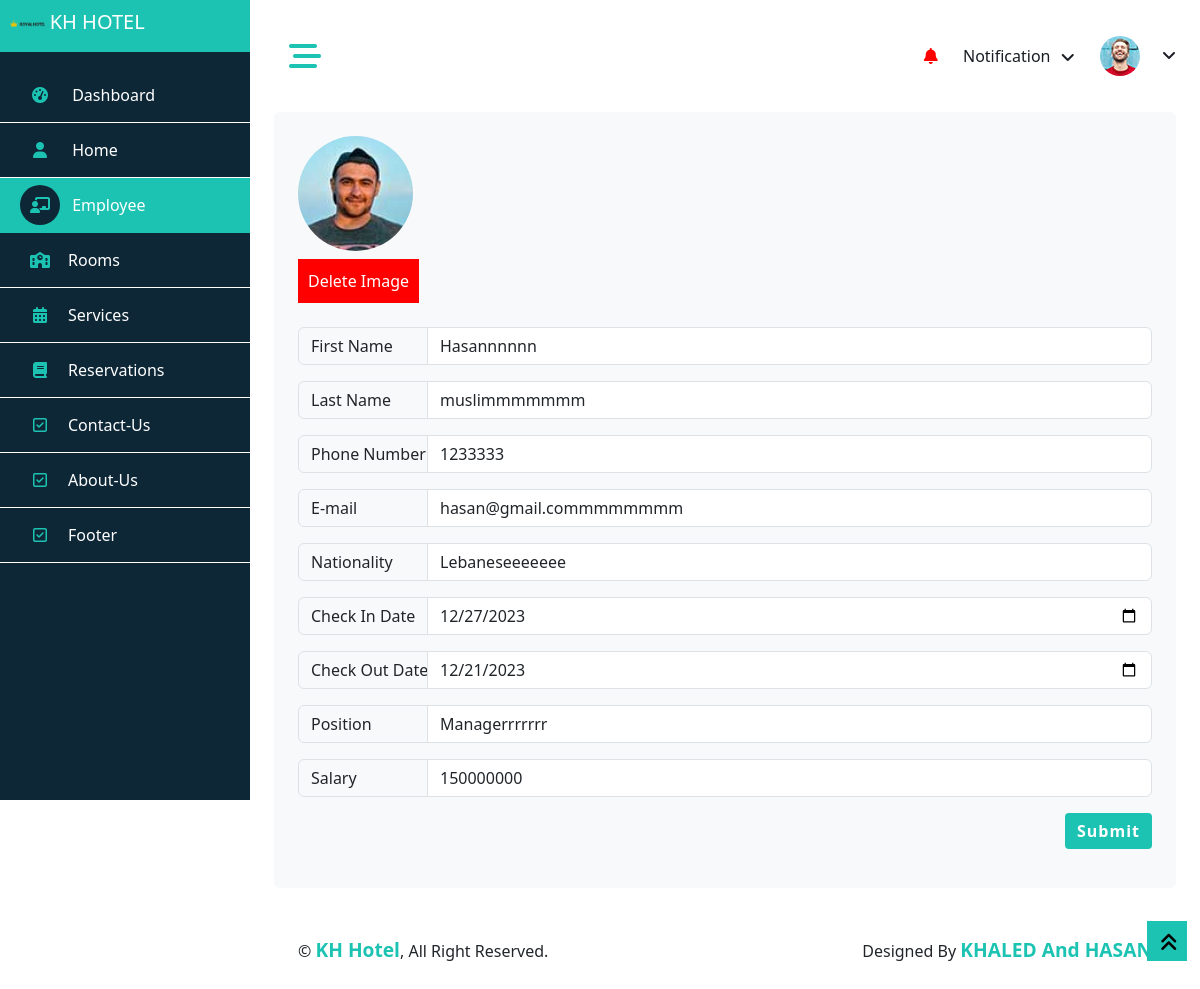
The app's page /updateFormEmployee.php?employee_id=11 with its own data.
### tables this page shows
CREATE TABLE `employees` (
  `employee_id` int(10) UNSIGNED NOT NULL,
  `user_id` int(10) UNSIGNED NOT NULL,
  `position` varchar(255) NOT NULL,
  `salary` int(11) NOT NULL,
  `image` varchar(255) NOT NULL,
  `start_date` date NOT NULL,
  `end_date` date NOT NULL
);

CREATE TABLE `users` (
  `user_id` int(10) UNSIGNED NOT NULL,
  `FirstName` varchar(255) NOT NULL,
  `LastName` varchar(255) NOT NULL,
  `email` varchar(255) NOT NULL,
  `phone_number` int(255) NOT NULL,
  `nationality` varchar(50) NOT NULL,
  `user_type` varchar(255) NOT NULL,
  `password` varchar(255) NOT NULL
);

### updateFormEmployee.php (the view, shortened to what this page needs)
<?php
require('common/header.php');
$emp_id = $_GET['employee_id'];
require('connect.php');
$sql = "SELECT users.*, employees.* FROM `users` INNER JOIN employees ON users.user_id = employees.user_id WHERE employees.employee_id='$emp_id'";
$result = $conn->query($sql);
$employee = $result->fetch_assoc();
?>
<body>
    <?php require('common/sidebar.php'); ?>
    <div class="content">
        <?php require('common/navbar.php'); ?>
        <div class="container-fluid pt-4">
            <div class="row g-4 min-vh-100 rounded justify-content-center mx-0">
                <div class="col-12">
                    <div class="bg-light rounded h-100 p-4">
                        <div class="row">
                            <?php
                            require('connect.php');
                            $imageName = "";
                            $sql = "SELECT image FROM employees WHERE employees.employee_id = " . $employee['employee_id'];
                            $result = $conn->query($sql);
                            if ($result->num_rows > 0) {
                                while ($row = $result->fetch_assoc()) {
                                    $imageName = $row['image'];
                                }
                            }
                            if ($imageName) {
                                echo "<div>";
                                echo "<img class='rounded-circle' src='img/employee/$imageName' alt='Uploaded Image'width='115px'><br>";
                                echo "<form action='' method='post' class='mt-2'>";
                                echo "<input type='submit' id='deleteImage' name='deleteImage' value='Delete Image'>";
                                echo "</form>";
                                echo "</div>";
                            } else {
                                echo "<form action='' method='post' enctype='multipart/form-data'>";
                                echo "<input type='file' class='mb-2'  name='images' id='fileToUpload'>";
                                echo "<br/>";
                                echo "<input type='submit'  value='Save' id='addNewImage' name='submit'>";
                                echo "</form>";
                            }
                            ?>
                            <form action="updateEmployee.php" method="POST" class="mt-4">
                                <div class="input-group mb-3">
                                    <span class="input-group-text" style="width: 130px !important;">First Name</span>
                                    <input type="text" class="form-control" id="#" name="firstName" value="<?php echo $employee['FirstName'] ?>" required autocomplete="off">
                                </div>
                                <div class="input-group mb-3">
                                    <span class="input-group-text" style="width: 130px !important;">Last Name</span>
                                    <input type="text" class="form-control" id="#" name="lastName" value="<?php echo  $employee['LastName']  ?>" required autocomplete="off">
                                </div>
                                <div class="input-group mb-3">
                                    <span class="input-group-text" style="width: 130px !important;">Phone Number</span>
                                    <input type="text" class="form-control" id="#" name="phoneNumber" value="<?php echo $employee['phone_number'] ?>" required autocomplete="off">
                                </div>
                                <div class="input-group mb-3">
                                    <span class="input-group-text" style="width: 130px !important;">E-mail</span>
                                    <input type="email" class="form-control" id="#" name="email" value="<?php echo $employee['email'] ?>" required autocomplete="off">
                                </div>
                                <div class="input-group mb-3">
                                    <span class="input-group-text" style="width: 130px !important;">Nationality</span>
                                    <input type="text" class="form-control" id="#" value="<?php echo $employee['nationality'] ?>" name="nationality" required autocomplete="off">
                                </div>
                                <div class="input-group mb-3">
                                    <span class="input-group-text" style="width: 130px !important;">Check In Date</span>
                                    <input type="date" class="form-control" id="#" value="<?php echo $employee['start_date'] ?>" name="checkIn" required autocomplete="off">
                                </div>
                                <div class="input-group mb-3">
                                    <span class="input-group-text" style="width: 130px !important;">Check Out Date</span>
                                    <input type="date" class="form-control" id="#" value="<?php echo $employee['end_date'] ?>" name="checkOut" required autocomplete="off">
                                </div>
                                <div class="input-group mb-3">
                                    <span class="input-group-text" style="width: 130px !important;">Position</span>
                                    <input type="text" class="form-control" id="#" value="<?php echo $employee['position'] ?>" name="position" required autocomplete="off">
                                </div>
                                <div class="input-group mb-3">
                                    <span class="input-group-text" style="width: 130px !important;">Salary</span>
                                    <input type="number" class="form-control" id="#" value="<?php echo $employee['salary'] ?>" name="salary" required autocomplete="off">
                                </div>
                                <button type="submit" class="btn btn-primary float-end border-0" style="background-color: #1cc3b2;color:white; border-radius:4px; letter-spacing:1px;font-weight:bold ">Submit</button>
                            </form>
                        </div>
                    </div>
                </div>
            </div>
        </div>
        <?php
        require('common/footer.php')
        ?>
    </div>
    <a href="#" class="btn btn-lg  btn-lg-square back-to-top  bg-yellow" style="border-radius:0px"><i class="fa fa-angle-double-up" style="color: black;"></i></a>
</body>
</html>

### css/style.css (style rules this page uses)
:root { --primary: blue; --light: #F3F6F9; --dark: #191C24; }
.back-to-top { position: fixed; display: none; right: 13px; bottom: 28px; z-index: 99; }
.btn { transition: .5s; }
.btn.btn-primary { color: #FFFFFF; }
.btn-lg-square { width: 40px; height: 40px; }
.btn-square, .btn-sm-square, .btn-lg-square { padding: 0; display: inline-flex; align-items: center; justify-content: center; font-weight: normal; border-radius: 0px; }
.content { margin-left: 250px; min-height: 100vh; background: #FFFFFF; transition: 0.5s; }
@media (min-width: 992px) { .content { width: calc(100% - 250px); } }
.bg-yellow { background-color: #1cc3b2 !important; }
#deleteImage { background-color: red; }
#deleteImage, #addNewImage { border: 0px; color: white; padding: 10px; }

### css/datatables.css (style rules this page uses)
:root { --dt-row-selected: 13, 110, 253; --dt-row-selected-text: 255, 255, 255; --dt-row-selected-link: 9, 10, 11; --dt-row-stripe: 0, 0, 0; --dt-row-hover: 0, 0, 0; --dt-column-ordering: 0, 0, 0; --dt-html-background: white }

### records on screen
employees: image (picture), firstName "Hasannnnnn", lastName "muslimmmmmmm", phoneNumber "1233333", email "hasan@gmail.commmmmmmm", nationality "Lebaneseeeeeee", checkIn "12/27/2023", checkOut "12/21/2023", position "Managerrrrrrr", salary "150000000"
